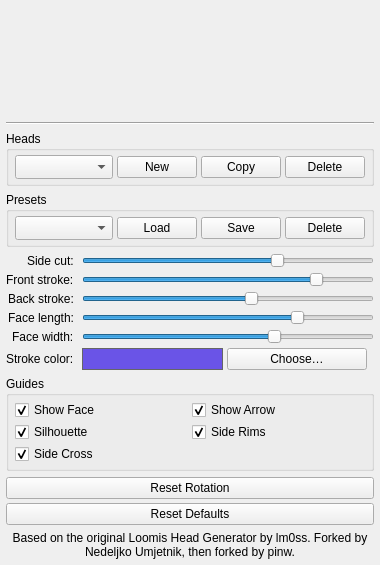
<?xml version="1.0" encoding="UTF-8"?>
<ui version="4.0">
    <class>LoomisDockerForm</class>
    <widget class="QWidget" name="LoomisDockerForm">
        <property name="windowTitle">
            <string>Loomis Method Head Guide</string>
        </property>

        <layout class="QVBoxLayout" name="verticalLayout">
            <property name="sizeConstraint">
                <enum>QLayout::SetMinimumSize</enum>
            </property>
            <property name="leftMargin">
                <number>6</number>
            </property>
            <property name="topMargin">
                <number>6</number>
            </property>
            <property name="rightMargin">
                <number>6</number>
            </property>
            <property name="bottomMargin">
                <number>6</number>
            </property>
            <property name="spacing">
                <number>6</number>
            </property>

            <item>
                <widget class="QWidget" name="trackballHost" native="true">
                    <property name="sizePolicy">
                        <sizepolicy hsizetype="Expanding" vsizetype="Expanding">
                            <horstretch>0</horstretch>
                            <verstretch>1</verstretch>
                        </sizepolicy>
                    </property>
                    <property name="minimumSize">
                        <size>
                            <width>110</width>
                            <height>110</height>
                        </size>
                    </property>
                </widget>
            </item>

            <item>
                <widget class="QFrame" name="separatorTop">
                    <property name="frameShape">
                        <enum>QFrame::HLine</enum>
                    </property>
                    <property name="frameShadow">
                        <enum>QFrame::Sunken</enum>
                    </property>
                </widget>
            </item>

            <item>
                <widget class="QGroupBox" name="groupHeads">
                    <property name="title">
                        <string>Heads</string>
                    </property>
                    <property name="sizePolicy">
                        <sizepolicy hsizetype="MinimumExpanding" vsizetype="Fixed">
                            <horstretch>0</horstretch>
                            <verstretch>0</verstretch>
                        </sizepolicy>
                    </property>
                    <layout class="QHBoxLayout" name="headsLayout">
                        <property name="leftMargin">
                            <number>6</number>
                        </property>
                        <property name="topMargin">
                            <number>4</number>
                        </property>
                        <property name="rightMargin">
                            <number>6</number>
                        </property>
                        <property name="bottomMargin">
                            <number>4</number>
                        </property>
                        <property name="spacing">
                            <number>4</number>
                        </property>
                        <item>
                            <widget class="QComboBox" name="headCombo">
                                <property name="sizePolicy">
                                    <sizepolicy hsizetype="MinimumExpanding" vsizetype="Fixed">
                                        <horstretch>1</horstretch>
                                        <verstretch>0</verstretch>
                                    </sizepolicy>
                                </property>
                                <property name="minimumSize">
                                    <size>
                                        <width>70</width>
                                        <height>0</height>
                                    </size>
                                </property>
                                <property name="sizeAdjustPolicy">
                                    <enum>QComboBox::AdjustToMinimumContentsLengthWithIcon</enum>
                                </property>
                                <property name="minimumContentsLength">
                                    <number>6</number>
                                </property>
                            </widget>
                        </item>
                        <item>
                            <widget class="QPushButton" name="addHeadButton">
                                <property name="text">
                                    <string>New</string>
                                </property>
                                <property name="toolTip">
                                    <string>Create another head in this document.</string>
                                </property>
                            </widget>
                        </item>
                        <item>
                            <widget class="QPushButton" name="duplicateHeadButton">
                                <property name="text">
                                    <string>Copy</string>
                                </property>
                                <property name="toolTip">
                                    <string>Duplicate the selected head and its settings.</string>
                                </property>
                            </widget>
                        </item>
                        <item>
                            <widget class="QPushButton" name="deleteHeadButton">
                                <property name="text">
                                    <string>Delete</string>
                                </property>
                                <property name="toolTip">
                                    <string>Delete the selected head layer.</string>
                                </property>
                            </widget>
                        </item>
                    </layout>
                </widget>
            </item>

            <item>
                <widget class="QGroupBox" name="groupPresets">
                    <property name="title">
                        <string>Presets</string>
                    </property>
                    <property name="sizePolicy">
                        <sizepolicy hsizetype="MinimumExpanding" vsizetype="Fixed">
                            <horstretch>0</horstretch>
                            <verstretch>0</verstretch>
                        </sizepolicy>
                    </property>
                    <layout class="QHBoxLayout" name="presetLayout">
                        <property name="leftMargin">
                            <number>6</number>
                        </property>
                        <property name="topMargin">
                            <number>4</number>
                        </property>
                        <property name="rightMargin">
                            <number>6</number>
                        </property>
                        <property name="bottomMargin">
                            <number>4</number>
                        </property>
                        <property name="spacing">
                            <number>4</number>
                        </property>
                        <item>
                            <widget class="QComboBox" name="presetCombo">
                                <property name="sizePolicy">
                                    <sizepolicy hsizetype="MinimumExpanding" vsizetype="Fixed">
                                        <horstretch>1</horstretch>
                                        <verstretch>0</verstretch>
                                    </sizepolicy>
                                </property>
                                <property name="minimumSize">
                                    <size>
                                        <width>70</width>
                                        <height>0</height>
                                    </size>
                                </property>
                                <property name="sizeAdjustPolicy">
                                    <enum>QComboBox::AdjustToMinimumContentsLengthWithIcon</enum>
                                </property>
                                <property name="minimumContentsLength">
                                    <number>6</number>
                                </property>
                            </widget>
                        </item>
                        <item>
                            <widget class="QPushButton" name="loadPresetButton">
                                <property name="text">
                                    <string>Load</string>
                                </property>
                                <property name="toolTip">
                                    <string>Apply the selected preset. Position is not changed.</string>
                                </property>
                            </widget>
                        </item>
                        <item>
                            <widget class="QPushButton" name="savePresetButton">
                                <property name="text">
                                    <string>Save</string>
                                </property>
                                <property name="toolTip">
                                    <string>Save the current head settings outside the .kra file.</string>
                                </property>
                            </widget>
                        </item>
                        <item>
                            <widget class="QPushButton" name="deletePresetButton">
                                <property name="text">
                                    <string>Delete</string>
                                </property>
                                <property name="toolTip">
                                    <string>Delete the selected user preset.</string>
                                </property>
                            </widget>
                        </item>
                    </layout>
                </widget>
            </item>

            <item>
                <layout class="QFormLayout" name="formLayout">
                    <property name="fieldGrowthPolicy">
                        <enum>QFormLayout::AllNonFixedFieldsGrow</enum>
                    </property>
                    <property name="labelAlignment">
                        <set>Qt::AlignRight|Qt::AlignVCenter</set>
                    </property>
                    <property name="formAlignment">
                        <set>Qt::AlignLeft|Qt::AlignTop</set>
                    </property>
                    <property name="horizontalSpacing">
                        <number>8</number>
                    </property>
                    <property name="verticalSpacing">
                        <number>4</number>
                    </property>

                    <item row="0" column="0">
                        <widget class="QLabel" name="labelSideCut">
                            <property name="text">
                                <string>Side cut:</string>
                            </property>
                            <property name="buddy">
                                <cstring>sideCutSlider</cstring>
                            </property>
                        </widget>
                    </item>
                    <item row="0" column="1">
                        <widget class="QSlider" name="sideCutSlider">
                            <property name="minimumSize">
                                <size>
                                    <width>60</width>
                                    <height>0</height>
                                </size>
                            </property>
                            <property name="sizePolicy">
                                <sizepolicy hsizetype="MinimumExpanding" vsizetype="Fixed">
                                    <horstretch>0</horstretch>
                                    <verstretch>0</verstretch>
                                </sizepolicy>
                            </property>
                            <property name="orientation">
                                <enum>Qt::Horizontal</enum>
                            </property>
                            <property name="minimum">
                                <number>5</number>
                            </property>
                            <property name="maximum">
                                <number>95</number>
                            </property>
                            <property name="value">
                                <number>66</number>
                            </property>
                            <property name="singleStep">
                                <number>1</number>
                            </property>
                            <property name="pageStep">
                                <number>5</number>
                            </property>
                        </widget>
                    </item>

                    <item row="1" column="0">
                        <widget class="QLabel" name="labelFrontStroke">
                            <property name="text">
                                <string>Front stroke:</string>
                            </property>
                            <property name="buddy">
                                <cstring>frontStrokeSlider</cstring>
                            </property>
                        </widget>
                    </item>
                    <item row="1" column="1">
                        <widget class="QSlider" name="frontStrokeSlider">
                            <property name="minimumSize">
                                <size>
                                    <width>60</width>
                                    <height>0</height>
                                </size>
                            </property>
                            <property name="sizePolicy">
                                <sizepolicy hsizetype="MinimumExpanding" vsizetype="Fixed">
                                    <horstretch>0</horstretch>
                                    <verstretch>0</verstretch>
                                </sizepolicy>
                            </property>
                            <property name="orientation">
                                <enum>Qt::Horizontal</enum>
                            </property>
                            <property name="minimum">
                                <number>1</number>
                            </property>
                            <property name="maximum">
                                <number>12</number>
                            </property>
                            <property name="value">
                                <number>10</number>
                            </property>
                            <property name="singleStep">
                                <number>1</number>
                            </property>
                            <property name="pageStep">
                                <number>1</number>
                            </property>
                        </widget>
                    </item>

                    <item row="2" column="0">
                        <widget class="QLabel" name="labelBackStroke">
                            <property name="text">
                                <string>Back stroke:</string>
                            </property>
                            <property name="buddy">
                                <cstring>backStrokeSlider</cstring>
                            </property>
                        </widget>
                    </item>
                    <item row="2" column="1">
                        <widget class="QSlider" name="backStrokeSlider">
                            <property name="minimumSize">
                                <size>
                                    <width>60</width>
                                    <height>0</height>
                                </size>
                            </property>
                            <property name="sizePolicy">
                                <sizepolicy hsizetype="MinimumExpanding" vsizetype="Fixed">
                                    <horstretch>0</horstretch>
                                    <verstretch>0</verstretch>
                                </sizepolicy>
                            </property>
                            <property name="orientation">
                                <enum>Qt::Horizontal</enum>
                            </property>
                            <property name="minimum">
                                <number>0</number>
                            </property>
                            <property name="maximum">
                                <number>12</number>
                            </property>
                            <property name="value">
                                <number>7</number>
                            </property>
                            <property name="singleStep">
                                <number>1</number>
                            </property>
                            <property name="pageStep">
                                <number>1</number>
                            </property>
                        </widget>
                    </item>

                    <item row="3" column="0">
                        <widget class="QLabel" name="labelFaceAge">
                            <property name="text">
                                <string>Face length:</string>
                            </property>
                            <property name="buddy">
                                <cstring>faceAgeSlider</cstring>
                            </property>
                        </widget>
                    </item>
                    <item row="3" column="1">
                        <widget class="QSlider" name="faceAgeSlider">
                            <property name="minimumSize">
                                <size>
                                    <width>60</width>
                                    <height>0</height>
                                </size>
                            </property>
                            <property name="sizePolicy">
                                <sizepolicy hsizetype="MinimumExpanding" vsizetype="Fixed">
                                    <horstretch>0</horstretch>
                                    <verstretch>0</verstretch>
                                </sizepolicy>
                            </property>
                            <property name="orientation">
                                <enum>Qt::Horizontal</enum>
                            </property>
                            <property name="minimum">
                                <number>0</number>
                            </property>
                            <property name="maximum">
                                <number>100</number>
                            </property>
                            <property name="value">
                                <number>75</number>
                            </property>
                            <property name="singleStep">
                                <number>1</number>
                            </property>
                            <property name="pageStep">
                                <number>5</number>
                            </property>
                            <property name="toolTip">
                                <string>Child at 0, adult at 100. Only the added face guides change.</string>
                            </property>
                        </widget>
                    </item>

                    <item row="4" column="0">
                        <widget class="QLabel" name="labelChinWidth">
                            <property name="text">
                                <string>Face width:</string>
                            </property>
                            <property name="buddy">
                                <cstring>chinWidthSlider</cstring>
                            </property>
                        </widget>
                    </item>
                    <item row="4" column="1">
                        <widget class="QSlider" name="chinWidthSlider">
                            <property name="minimumSize">
                                <size>
                                    <width>60</width>
                                    <height>0</height>
                                </size>
                            </property>
                            <property name="sizePolicy">
                                <sizepolicy hsizetype="MinimumExpanding" vsizetype="Fixed">
                                    <horstretch>0</horstretch>
                                    <verstretch>0</verstretch>
                                </sizepolicy>
                            </property>
                            <property name="orientation">
                                <enum>Qt::Horizontal</enum>
                            </property>
                            <property name="minimum">
                                <number>0</number>
                            </property>
                            <property name="maximum">
                                <number>150</number>
                            </property>
                            <property name="value">
                                <number>100</number>
                            </property>
                            <property name="singleStep">
                                <number>1</number>
                            </property>
                            <property name="pageStep">
                                <number>5</number>
                            </property>
                            <property name="toolTip">
                                <string>Narrow at 50, original width at 100, wider at 150.</string>
                            </property>
                        </widget>
                    </item>


                    <item row="5" column="0">
                        <widget class="QLabel" name="labelStrokeColor">
                            <property name="text">
                                <string>Stroke color:</string>
                            </property>
                        </widget>
                    </item>
                    <item row="5" column="1">
                        <layout class="QHBoxLayout" name="strokeColorLayout">
                            <property name="spacing">
                                <number>4</number>
                            </property>
                            <item>
                                <widget class="QFrame" name="strokeColorSwatch">
                                    <property name="minimumSize">
                                        <size>
                                            <width>24</width>
                                            <height>16</height>
                                        </size>
                                    </property>
                                    <property name="styleSheet">
                                        <string notr="true">background-color: #6A54E7; border: 1px solid #666;</string>
                                    </property>
                                    <property name="frameShape">
                                        <enum>QFrame::Panel</enum>
                                    </property>
                                    <property name="frameShadow">
                                        <enum>QFrame::Sunken</enum>
                                    </property>
                                </widget>
                            </item>
                            <item>
                                <widget class="QPushButton" name="strokeColorButton">
                                    <property name="text">
                                        <string>Choose…</string>
                                    </property>
                                </widget>
                            </item>
                            <item>
                                <spacer name="strokeColorStretch">
                                    <property name="orientation">
                                        <enum>Qt::Horizontal</enum>
                                    </property>
                                    <property name="sizeType">
                                        <enum>QSizePolicy::Expanding</enum>
                                    </property>
                                </spacer>
                            </item>
                        </layout>
                    </item>
                </layout>
            </item>

            <item>
                <widget class="QGroupBox" name="groupGuides">
                    <property name="title">
                        <string>Guides</string>
                    </property>
                    <property name="sizePolicy">
                        <sizepolicy hsizetype="MinimumExpanding" vsizetype="Fixed">
                            <horstretch>0</horstretch>
                            <verstretch>0</verstretch>
                        </sizepolicy>
                    </property>
                    <layout class="QGridLayout" name="guidesLayout">
                        <property name="leftMargin">
                            <number>6</number>
                        </property>
                        <property name="topMargin">
                            <number>4</number>
                        </property>
                        <property name="rightMargin">
                            <number>6</number>
                        </property>
                        <property name="bottomMargin">
                            <number>4</number>
                        </property>
                        <property name="horizontalSpacing">
                            <number>4</number>
                        </property>
                        <property name="verticalSpacing">
                            <number>2</number>
                        </property>
                        <item row="0" column="0">
                            <widget class="QCheckBox" name="showFace">
                                <property name="text">
                                    <string>Show Face</string>
                                </property>
                                <property name="checked">
                                    <bool>true</bool>
                                </property>
                            </widget>
                        </item>
                        <item row="0" column="1">
                            <widget class="QCheckBox" name="showArrow">
                                <property name="text">
                                    <string>Show Arrow</string>
                                </property>
                                <property name="checked">
                                    <bool>true</bool>
                                </property>
                            </widget>
                        </item>
                        <item row="1" column="0">
                            <widget class="QCheckBox" name="showSilhouette">
                                <property name="text">
                                    <string>Silhouette</string>
                                </property>
                                <property name="checked">
                                    <bool>true</bool>
                                </property>
                            </widget>
                        </item>
                        <item row="1" column="1">
                            <widget class="QCheckBox" name="showSideRims">
                                <property name="text">
                                    <string>Side Rims</string>
                                </property>
                                <property name="checked">
                                    <bool>true</bool>
                                </property>
                            </widget>
                        </item>
                        <item row="2" column="0">
                            <widget class="QCheckBox" name="showSideCross">
                                <property name="text">
                                    <string>Side Cross</string>
                                </property>
                                <property name="checked">
                                    <bool>true</bool>
                                </property>
                            </widget>
                        </item>
                    </layout>
                </widget>
            </item>

            <item>
                <layout class="QGridLayout" name="actionsLayout">
                    <property name="horizontalSpacing">
                        <number>4</number>
                    </property>
                    <property name="verticalSpacing">
                        <number>4</number>
                    </property>
                    <item row="0" column="0" colspan="2">
                        <widget class="QPushButton" name="resetButton">
                            <property name="text">
                                <string>Reset Rotation</string>
                            </property>
                        </widget>
                    </item>
                    <item row="1" column="0" colspan="2">
                        <widget class="QPushButton" name="resetSettingsButton">
                            <property name="text">
                                <string>Reset Defaults</string>
                            </property>
                        </widget>
                    </item>
                </layout>
            </item>

            <item>
                <widget class="QLabel" name="creditLabel">
                    <property name="text">
                        <string>Based on the original Loomis Head Generator by lm0ss. Forked by Nedeljko Umjetnik, then forked by pinw.</string>
                    </property>
                    <property name="wordWrap">
                        <bool>true</bool>
                    </property>
                    <property name="alignment">
                        <set>Qt::AlignCenter</set>
                    </property>
                </widget>
            </item>
        </layout>
    </widget>
    <resources />
    <connections />
</ui>
